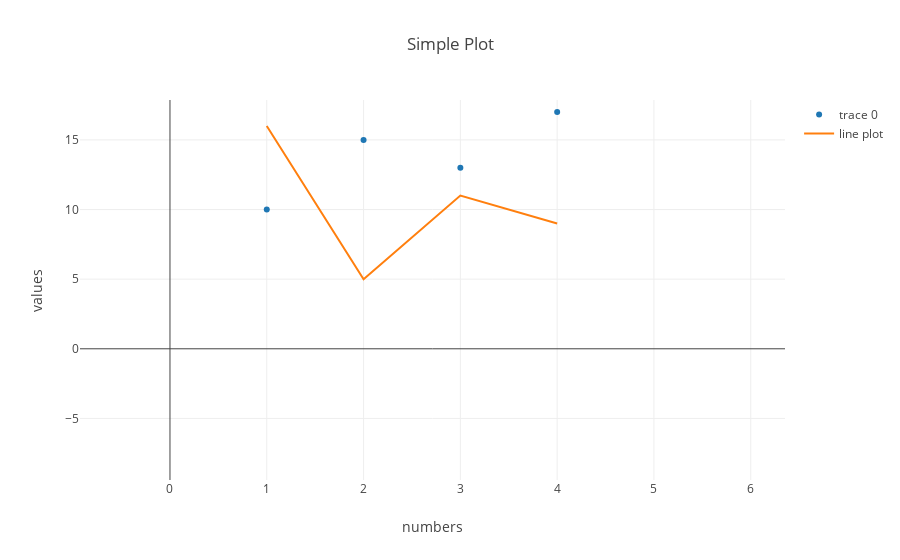

Source (notebook cell):
### Code cell
layout = go.Layout(
    title= "Simple Plot",
    yaxis= {"title":"values"},
    xaxis={"title":"numbers"}
)

fig = go.Figure(data=data, layout=layout)

py.offline.iplot(fig)

### Figure 1 — Plotly figure (JSON) as saved in the notebook; plotly's stock layout.template omitted (floating-point values rounded to 4 significant figures)
{"data": [{"mode": "markers", "type": "scatter", "uid": "8e0f4c7b-5b65-4b3c-88af-a2efd0899e80", "x": [1, 2, 3, 4], "y": [10, 15, 13, 17]}, {"mode": "lines", "name": "line plot", "type": "scatter", "uid": "85abb7a4-999c-4a1c-8aeb-3a772f2fd55e", "x": [1, 2, 3, 4], "y": [16, 5, 11, 9]}], "layout": {"autosize": true, "dragmode": "zoom", "hovermode": "x", "title": {"text": "Simple Plot"}, "xaxis": {"autorange": false, "range": [-0.9296, 6.354], "showspikes": false, "title": {"text": "numbers"}, "type": "linear"}, "yaxis": {"autorange": false, "range": [-9.422, 17.87], "showspikes": false, "title": {"text": "values"}, "type": "linear"}}}
